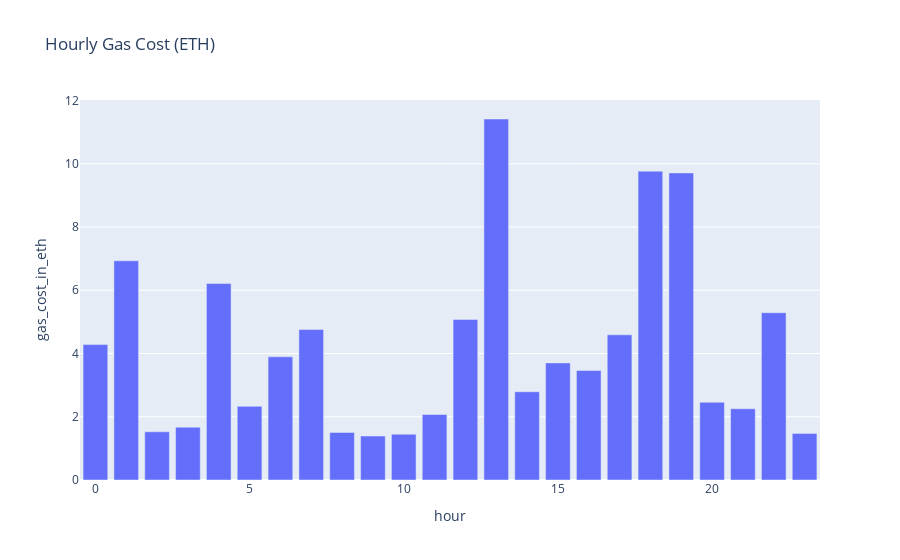
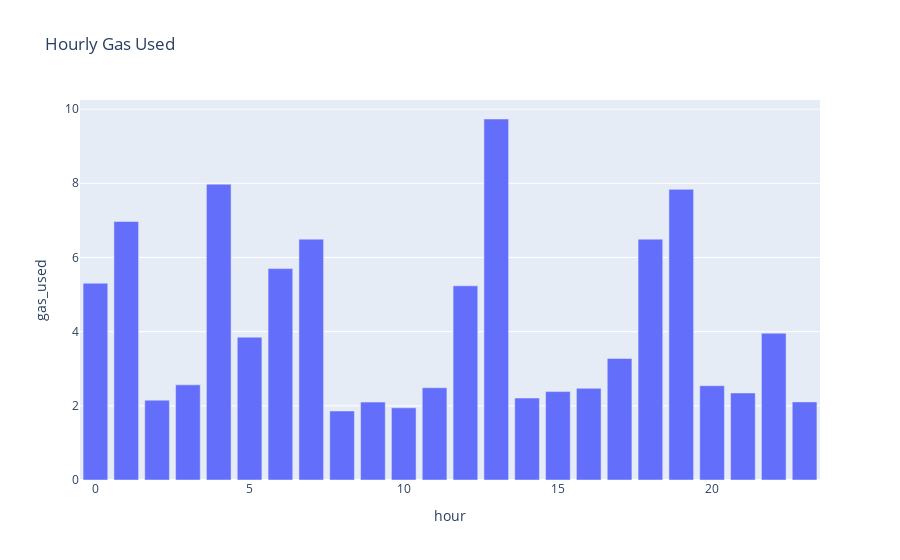
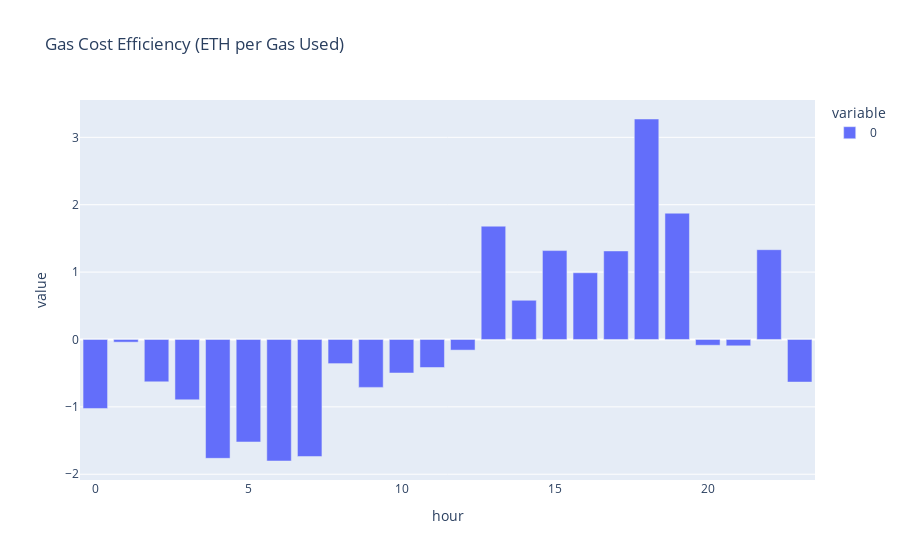

The notebook cell saved with these charts, in order:
### Code cell
recent_df = df[df["datetime"] > "2025-01-01"]

percent_of_eth_cost = 100 * recent_df.groupby("hour")["gas_cost_in_eth"].sum() / recent_df["gas_cost_in_eth"].sum()
percent_of_gas_used = 100 * recent_df.groupby("hour")["gas_used"].sum() / recent_df["gas_used"].sum()
weighted_avg_price_gwei = percent_of_eth_cost - percent_of_gas_used
px.bar(percent_of_eth_cost, y="gas_cost_in_eth", title="Hourly Gas Cost (ETH)").show()
px.bar(percent_of_gas_used, y="gas_used", title="Hourly Gas Used").show()
px.bar(weighted_avg_price_gwei, title="Gas Cost Efficiency (ETH per Gas Used)").show()

### Figure 1 — Plotly figure (JSON) as saved in the notebook; plotly's stock layout.template omitted (floating-point values rounded to 4 significant figures)
{"data": [{"alignmentgroup": "True", "hovertemplate": "hour=%{x}<br>gas_cost_in_eth=%{y}<extra></extra>", "legendgroup": "", "marker": {"color": "#636efa", "pattern": {"shape": ""}}, "name": "", "offsetgroup": "", "orientation": "v", "showlegend": false, "textposition": "auto", "type": "bar", "x": [0, 1, 2, 3, 4, 5, 6, 7, 8, 9, 10, 11, 12, 13, 14, 15, 16, 17, 18, 19, 20, 21, 22, 23], "xaxis": "x", "y": [4.281, 6.931, 1.524, 1.671, 6.212, 2.329, 3.896, 4.757, 1.503, 1.389, 1.448, 2.072, 5.078, 11.41, 2.791, 3.703, 3.461, 4.59, 9.766, 9.711, 2.457, 2.253, 5.289, 1.474], "yaxis": "y"}], "layout": {"barmode": "relative", "legend": {"tracegroupgap": 0}, "title": {"text": "Hourly Gas Cost (ETH)"}, "xaxis": {"anchor": "y", "domain": [0, 1], "title": {"text": "hour"}}, "yaxis": {"anchor": "x", "domain": [0, 1], "title": {"text": "gas_cost_in_eth"}}}}

### Figure 2 — Plotly figure (JSON) as saved in the notebook; plotly's stock layout.template omitted (floating-point values rounded to 4 significant figures)
{"data": [{"alignmentgroup": "True", "hovertemplate": "hour=%{x}<br>gas_used=%{y}<extra></extra>", "legendgroup": "", "marker": {"color": "#636efa", "pattern": {"shape": ""}}, "name": "", "offsetgroup": "", "orientation": "v", "showlegend": false, "textposition": "auto", "type": "bar", "x": [0, 1, 2, 3, 4, 5, 6, 7, 8, 9, 10, 11, 12, 13, 14, 15, 16, 17, 18, 19, 20, 21, 22, 23], "xaxis": "x", "y": [5.305, 6.971, 2.153, 2.566, 7.976, 3.85, 5.699, 6.494, 1.861, 2.1, 1.946, 2.488, 5.235, 9.733, 2.209, 2.384, 2.471, 3.277, 6.494, 7.837, 2.543, 2.347, 3.956, 2.106], "yaxis": "y"}], "layout": {"barmode": "relative", "legend": {"tracegroupgap": 0}, "title": {"text": "Hourly Gas Used"}, "xaxis": {"anchor": "y", "domain": [0, 1], "title": {"text": "hour"}}, "yaxis": {"anchor": "x", "domain": [0, 1], "title": {"text": "gas_used"}}}}

### Figure 3 — Plotly figure (JSON) as saved in the notebook; plotly's stock layout.template omitted (floating-point values rounded to 4 significant figures)
{"data": [{"alignmentgroup": "True", "hovertemplate": "variable=0<br>hour=%{x}<br>value=%{y}<extra></extra>", "legendgroup": "0", "marker": {"color": "#636efa", "pattern": {"shape": ""}}, "name": "0", "offsetgroup": "0", "orientation": "v", "showlegend": true, "textposition": "auto", "type": "bar", "x": [0, 1, 2, 3, 4, 5, 6, 7, 8, 9, 10, 11, 12, 13, 14, 15, 16, 17, 18, 19, 20, 21, 22, 23], "xaxis": "x", "y": [-1.024, -0.03975, -0.6288, -0.8956, -1.764, -1.521, -1.804, -1.737, -0.3579, -0.7109, -0.4975, -0.4159, -0.1577, 1.681, 0.5814, 1.319, 0.9902, 1.314, 3.272, 1.874, -0.0855, -0.094, 1.333, -0.6321], "yaxis": "y"}], "layout": {"barmode": "relative", "legend": {"title": {"text": "variable"}, "tracegroupgap": 0}, "title": {"text": "Gas Cost Efficiency (ETH per Gas Used)"}, "xaxis": {"anchor": "y", "domain": [0, 1], "title": {"text": "hour"}}, "yaxis": {"anchor": "x", "domain": [0, 1], "title": {"text": "value"}}}}
